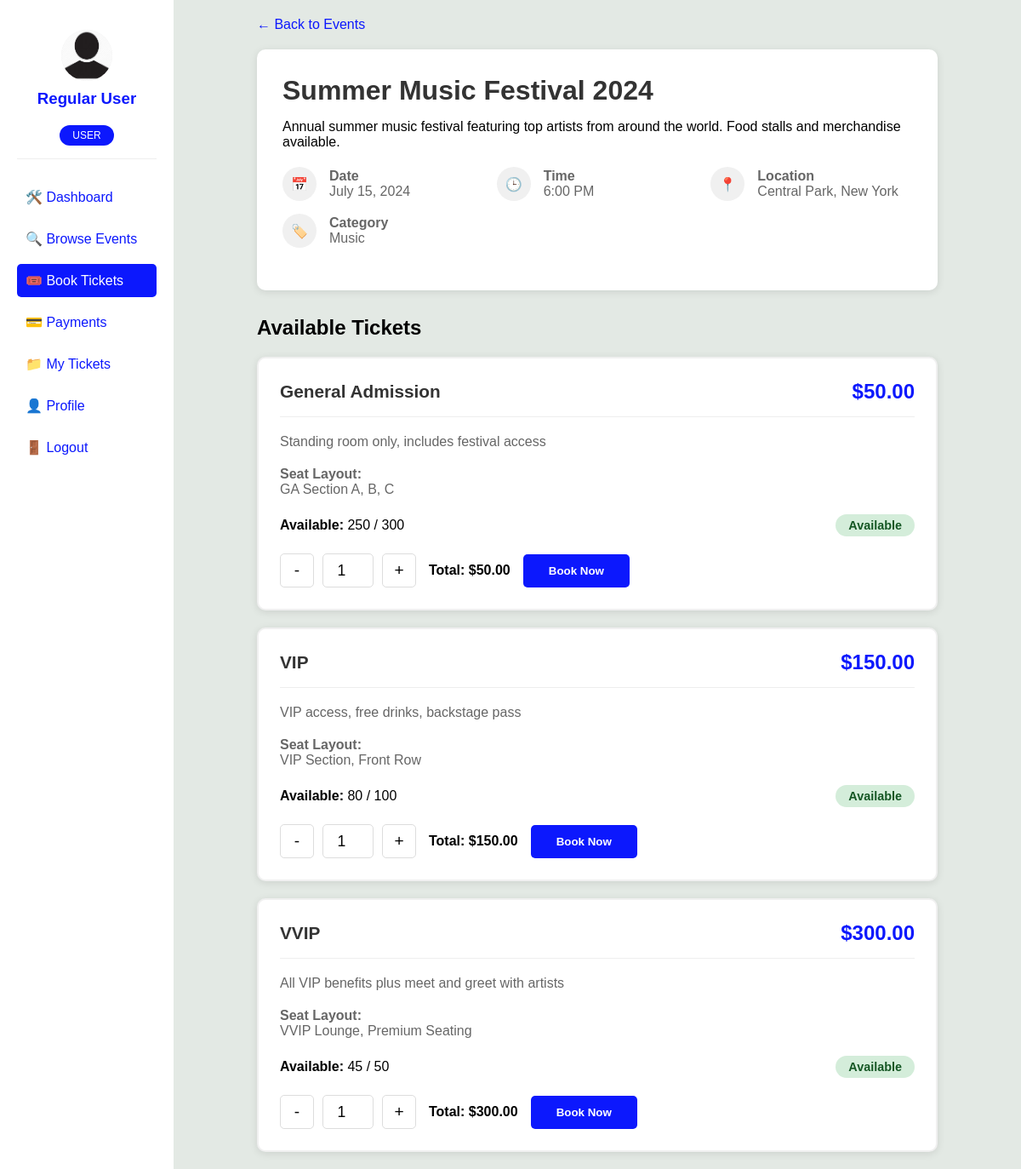
The page /user/book.php?event_id=1 (signed in) on the database its author committed.
### tables this page shows
CREATE TABLE IF NOT EXISTS `events` (
  `id` int(11) NOT NULL AUTO_INCREMENT,
  `organizer_id` int(11) NOT NULL,
  `event_name` varchar(200) NOT NULL,
  `event_date` date NOT NULL,
  `event_time` time NOT NULL,
  `event_location` varchar(255) NOT NULL,
  `event_category` varchar(50) DEFAULT NULL,
  `ticket_price` decimal(10,2) NOT NULL,
  `total_tickets` int(11) NOT NULL,
  `event_description` text DEFAULT NULL,
  `created_at` timestamp DEFAULT CURRENT_TIMESTAMP,
  PRIMARY KEY (`id`),
  KEY `organizer_id` (`organizer_id`),
  KEY `event_date` (`event_date`)
);

CREATE TABLE IF NOT EXISTS `tickets` (
  `ticket_id` int(11) NOT NULL AUTO_INCREMENT,
  `event_id` int(11) NOT NULL,
  `ticket_type` varchar(50) NOT NULL,
  `price` decimal(10,2) NOT NULL,
  `total_quantity` int(11) NOT NULL,
  `available_quantity` int(11) NOT NULL,
  `sold_quantity` int(11) DEFAULT 0,
  `seat_layout` text DEFAULT NULL,
  `description` text DEFAULT NULL,
  `created_at` timestamp DEFAULT CURRENT_TIMESTAMP,
  PRIMARY KEY (`ticket_id`),
  KEY `event_id` (`event_id`),
  KEY `ticket_type` (`ticket_type`)
);

### config.php (called while the page is built, shortened)
<?php
try {
    $conn = new mysqli(DB_HOST, DB_USER, DB_PASS, DB_NAME);
} catch(Exception $e) {
    die("Connection failed: " . $e->getMessage());
}
function executeQuery($sql, $params = [], $types = "") {
    global $conn;
    $stmt = $conn->prepare($sql);
    if (!empty($params)) {
        $stmt->bind_param($types, ...$params);
    }
    $stmt->execute();
    return $stmt;
}
function fetchSingle($sql, $params = [], $types = "") {
    $stmt = executeQuery($sql, $params, $types);
    $result = $stmt->get_result();
    return $result->fetch_assoc();
}
function fetchAll($sql, $params = [], $types = "") {
    $stmt = executeQuery($sql, $params, $types);
    $result = $stmt->get_result();
    $rows = [];
    while ($row = $result->fetch_assoc()) {
        $rows[] = $row;
    }
    return $rows;
}
function getEventById($event_id) {
    return fetchSingle("
        SELECT e.*, u.username as organizer_name
        FROM events e
        JOIN users u ON e.organizer_id = u.id
        WHERE e.id = ?
    ", [$event_id], "i");
}
function getEventTickets($event_id) {
    return fetchAll("
        SELECT * FROM tickets
        WHERE event_id = ? AND available_quantity > 0
        ORDER BY price ASC
    ", [$event_id], "i");
}
?>

### user/book.php (the view, shortened to what this page needs)
<?php
require_once '../config.php';
$event_id = $_GET['event_id'] ?? null;
$event = null;
$tickets = [];
if ($event_id) {
    $event = getEventById($event_id);
    if ($event) {
        $tickets = getEventTickets($event_id);
    }
}
?>
<!DOCTYPE html>
<html lang="en">
<head>
</head>
<body>
    <main>
        <aside>
            <div class="profile">
                <div class="img">
                    <img src="../img/pro.jpg" alt="<?php echo htmlspecialchars($_SESSION['full_name'] ?? 'User'); ?>">
                </div>
                <h3><?php echo htmlspecialchars($_SESSION['full_name'] ?? $_SESSION['username']); ?></h3>
                <div class="ro">USER</div>
            </div>
            <div class="roles">
                <a href="user_dash.php">🛠️ Dashboard</a>
                <a href="browse.php">🔍 Browse Events</a>
                <a href="book.php" class="act">🎟️ Book Tickets</a>
                <a href="ticket.php">💳 Payments</a>
                <a href="payment.php">📁 My Tickets</a>
                <a href="profile.php">👤 Profile</a>
                <a href="../logout.php">🚪 Logout</a>
            </div>
        </aside>
        <section>
            <div class="booking-container">
                <?php if ($event_id && !$event): ?>
                    <div class="empty-state">
                        <h2>Event Not Found</h2>
                        <p>The event you're looking for doesn't exist or has been removed.</p>
                        <a href="browse.php" class="btn btn-primary">Browse Events</a>
                    </div>
                <?php else: ?>
                    <a href="browse.php" class="back-link">← Back to Events</a>
                    <div class="event-header">
                        <h1 class="event-title"><?php echo htmlspecialchars($event['event_name']); ?></h1>
                        <p><?php echo htmlspecialchars($event['event_description']); ?></p>
                        <div class="event-meta">
                            <div class="meta-item">
                                <div class="meta-icon">📅</div>
                                <div>
                                    <strong>Date</strong><br>
                                    <?php echo date('F d, Y', strtotime($event['event_date'])); ?>
                                </div>
                            </div>
                            <div class="meta-item">
                                <div class="meta-icon">🕒</div>
                                <div>
                                    <strong>Time</strong><br>
                                    <?php echo date('g:i A', strtotime($event['event_time'])); ?>
                                </div>
                            </div>
                            <div class="meta-item">
                                <div class="meta-icon">📍</div>
                                <div>
                                    <strong>Location</strong><br>
                                    <?php echo htmlspecialchars($event['event_location']); ?>
                                </div>
                            </div>
                            <div class="meta-item">
                                <div class="meta-icon">🏷️</div>
                                <div>
                                    <strong>Category</strong><br>
                                    <?php echo htmlspecialchars($event['event_category']); ?>
                                </div>
                            </div>
                        </div>
                    </div>
                    <h2>Available Tickets</h2>
                    <div class="tickets-grid">
                        <?php if (!empty($tickets)): ?>
                            <?php foreach ($tickets as $ticket):
                                $availability_class = '';
                                if ($ticket['available_quantity'] == 0) {
                                    $availability_class = 'sold-out';
                                } elseif ($ticket['available_quantity'] < 10) {
                                    $availability_class = 'low-stock';
                                } else {
                                    $availability_class = 'available';
                                }
                            ?>
                                <div class="ticket-card">
                                    <div class="ticket-header">
                                        <div class="ticket-type"><?php echo htmlspecialchars($ticket['ticket_type']); ?></div>
                                        <div class="ticket-price">$<?php echo number_format($ticket['price'], 2); ?></div>
                                    </div>
                                    <?php if (!empty($ticket['description'])): ?>
                                        <div class="ticket-details">
                                            <?php echo htmlspecialchars($ticket['description']); ?>
                                        </div>
                                    <?php endif; ?>
                                    <?php if (!empty($ticket['seat_layout'])): ?>
                                        <div class="ticket-details">
                                            <strong>Seat Layout:</strong><br>
                                            <?php echo htmlspecialchars($ticket['seat_layout']); ?>
                                        </div>
                                    <?php endif; ?>
                                    <div class="ticket-availability">
                                        <div>
                                            <strong>Available:</strong> <?php echo $ticket['available_quantity']; ?> / <?php echo $ticket['total_quantity']; ?>
                                        </div>
                                        <span class="availability-badge <?php echo $availability_class; ?>">
                                            <?php
                                            if ($ticket['available_quantity'] == 0) {
                                                echo 'Sold Out';
                                            } elseif ($ticket['available_quantity'] < 10) {
                                                echo 'Low Stock';
                                            } else {
                                                echo 'Available';
                                            }
                                            ?>
                                        </span>
                                    </div>
                                    <?php if ($ticket['available_quantity'] > 0): ?>
                                        <form method="POST" class="booking-form">
                                            <div class="quantity-selector">
                                                <button type="button" class="qty-btn" onclick="decrementQuantity(<?php echo $ticket['ticket_id']; ?>)">-</button>
                                                <input type="number"
                                                       name="quantity"
                                                       id="quantity_<?php echo $ticket['ticket_id']; ?>"
                                                       class="qty-input"
                                                       value="1"
                                                       min="1"
                                                       max="<?php echo min($ticket['available_quantity'], 10); ?>"
                                                       onchange="updateTotal(<?php echo $ticket['ticket_id']; ?>, <?php echo $ticket['price']; ?>)">
                                                <button type="button" class="qty-btn" onclick="incrementQuantity(<?php echo $ticket['ticket_id']; ?>, <?php echo min($ticket['available_quantity'], 10); ?>)">+</button>
                                            </div>
                                            <div id="total_<?php echo $ticket['ticket_id']; ?>" style="font-weight: bold;">
                                                Total: $<?php echo number_format($ticket['price'], 2); ?>
                                            </div>
                                            <button type="submit" name="book_tickets" class="btn btn-primary">
                                                Book Now
                                            </button>
                                        </form>
                                    <?php else: ?>
                                        <button class="btn btn-disabled" disabled>Sold Out</button>
                                    <?php endif; ?>
                                </div>
                            <?php endforeach; ?>
                        <?php endif; ?>
                    </div>
                <?php endif; ?>
            </div>
        </section>
    </main>
</body>
</html>

### user/book.php (style rules this page uses)
* { margin: 0; padding: 0; box-sizing: border-box; }
body { height: 100vh; width: 100vw; background: #e3e9e4; font-family: Arial, sans-serif; }
main { display: flex; }
aside { width: 17%; padding: 20px; background: #fff; min-height: 100vh; position: fixed; height: 100%; }
section { width: 83%; margin-left: 17%; padding: 20px; }
.roles { display: flex; flex-direction: column; }
.roles a { text-decoration: none; color: #0c18fd; padding: 10px; margin: 5px 0; border-radius: 5px; transition: all 0.3s; }
.profile { text-align: center; margin-bottom: 20px; padding: 15px; border-bottom: 1px solid #eee; }
.profile h3 { color: #0c18fd; margin: 10px 0; }
.img { width: 60px; height: 60px; border-radius: 50%; margin: 0 auto 10px; overflow: hidden; background: #f0f0f0; display: flex; align-items: center; justify-content: center; }
.img img { width: 100%; height: 100%; object-fit: cover; }
.ro { background: #0c18fd; color: #fff; padding: 5px 15px; border-radius: 20px; display: inline-block; font-size: 12px; margin-top: 10px; }
.act { background: #0c18fd !important; color: #fff !important; }
.booking-container { max-width: 800px; margin: 0 auto; }
.event-header { background: white; padding: 30px; border-radius: 10px; margin-bottom: 30px; box-shadow: 0 2px 10px rgba(0,0,0,0.1); }
.event-title { font-size: 2em; margin-bottom: 15px; color: #333; }
.event-meta { display: grid; grid-template-columns: repeat(auto-fit, minmax(200px, 1fr)); gap: 15px; margin: 20px 0; }
.meta-item { display: flex; align-items: center; color: #666; }
.meta-icon { width: 40px; height: 40px; background: #f0f0f0; border-radius: 50%; display: flex; align-items: center; justify-content: center; margin-right: 15px; color: #0c18fd; }
.tickets-grid { display: grid; gap: 20px; margin-top: 20px; }
.ticket-card { background: white; padding: 25px; border-radius: 10px; box-shadow: 0 2px 10px rgba(0,0,0,0.1); border: 2px solid #f0f0f0; transition: all 0.3s; }
.ticket-header { display: flex; justify-content: space-between; align-items: center; margin-bottom: 20px; padding-bottom: 15px; border-bottom: 1px solid #eee; }
.ticket-type { font-size: 1.3em; font-weight: bold; color: #333; }
.ticket-price { font-size: 1.5em; font-weight: bold; color: #0c18fd; }
.ticket-details { color: #666; margin-bottom: 20px; }
.ticket-availability { display: flex; align-items: center; justify-content: space-between; margin: 15px 0; }
.availability-badge { padding: 5px 15px; border-radius: 20px; font-size: 0.9em; font-weight: bold; }
.available { background: #d4edda; color: #155724; }
.booking-form { display: flex; align-items: center; gap: 15px; margin-top: 20px; }
.quantity-selector { display: flex; align-items: center; gap: 10px; }
.qty-btn { width: 40px; height: 40px; border: 1px solid #ddd; background: white; border-radius: 5px; cursor: pointer; font-size: 1.2em; display: flex; align-items: center; justify-content: center; }
.qty-input { width: 60px; height: 40px; border: 1px solid #ddd; border-radius: 5px; text-align: center; font-size: 1.1em; }
.btn { padding: 12px 30px; border: none; border-radius: 5px; cursor: pointer; text-decoration: none; display: inline-block; font-weight: bold; transition: all 0.3s; }
.btn-primary { background: #0c18fd; color: white; }
.back-link { display: inline-block; margin-bottom: 20px; color: #0c18fd; text-decoration: none; }

### rows shown on the page
events: event_name "Summer Music Festival 2024", event_description "Annual summer music festival featuring top artists from around the world. Food stalls and merchandise available.", event_date "July 15, 2024", event_time "6:00 PM", event_location "Central Park, New York", event_category "Music"
tickets: ticket_type "General Admission", price "50.00", description "Standing room only, includes festival access", seat_layout "GA Section A, B, C", available_quantity "250", total_quantity "300", shows "Available", quantity "1"
tickets: ticket_type "VIP", price "150.00", description "VIP access, free drinks, backstage pass", seat_layout "VIP Section, Front Row", available_quantity "80", total_quantity "100", shows "Available", quantity "1"
tickets: ticket_type "VVIP", price "300.00", description "All VIP benefits plus meet and greet with artists", seat_layout "VVIP Lounge, Premium Seating", available_quantity "45", total_quantity "50", shows "Available", quantity "1"

### other values the page prints
$_SESSION['full_name'] "Regular User"
